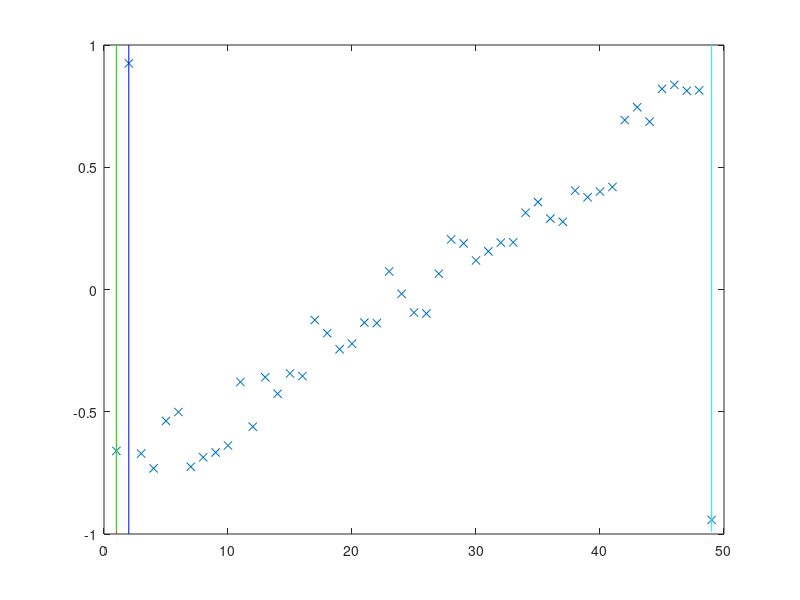
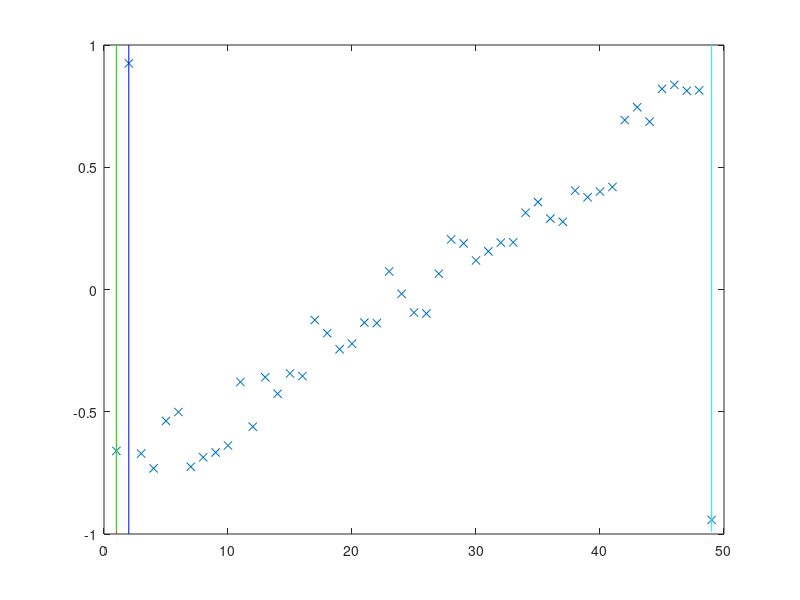
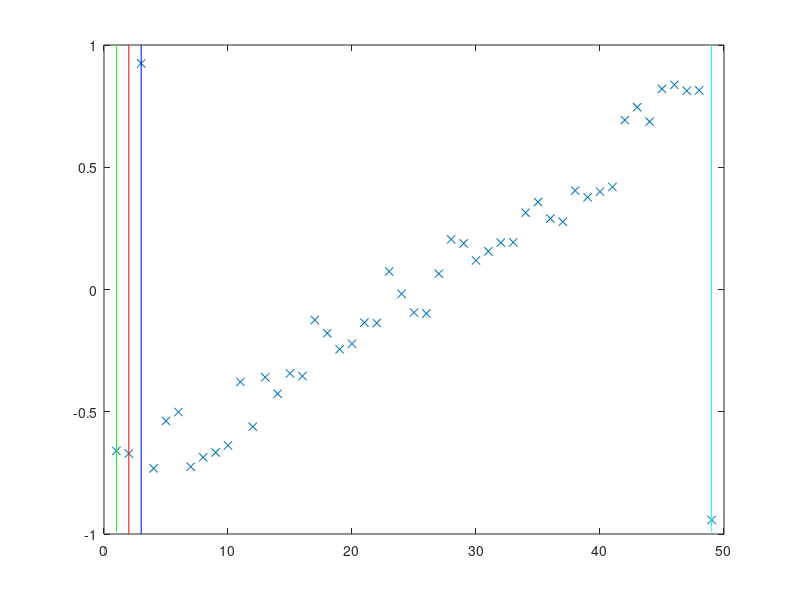
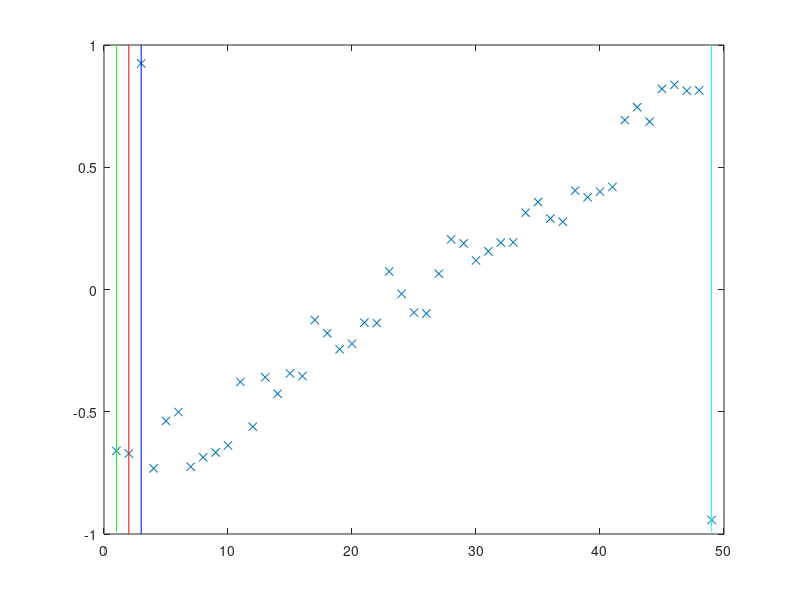

Write the MATLAB code that produced these figures, in order.
function RC_CocktailSortVerbose                         % Numerical Renaissance Codebase 1.0
n=49; n1=25; D=0.85*([1:n]'-n1)/n1+0.15*(2*rand(n,1)-1); D([1 n])=D([n 1]);
n=size(D,1); speed=1000; frame=1000;  l=1; r=n; figure(1); clf;
while r>l
  b=l; for i=l:r-1,
	  if D(i,1)>D(i+1,1), D(i:i+1,:)=[D(i+1,:); D(i,:)]; b=i; end
      plot(D(:,1),'x'); axis([0 n+1 -1 1]); hold on;
	  plot([i i],[-1 1],'r-',[i+1 i+1],[-1 1],'b-');
	  plot([l l],[-0.99 1],'g-',[r r],[-0.99 1],'c-'); hold off;
      fn=['CSt/f' num2str(frame) '.tiff']; print('-dtiff','-r100',fn);
      fn=['CSe/f' num2str(frame) '.eps'];  print('-depsc',fn);   frame=frame+1; 
	  pause(1/speed);  
  end; r=b;
  if r<=l, break; end
  a=r; for i=r-1:-1:l,
      if D(i,1)>D(i+1,1), D(i:i+1,:)=[D(i+1,:); D(i,:)]; a=i; end
      plot(D(:,1),'x'); axis([0 n+1 -1 1]); hold on;
	  plot([i i],[-1 1],'r-',[i+1 i+1],[-1 1],'b-');
	  plot([l l],[-0.99 1],'g-',[r r],[-0.99 1],'c-'); hold off;
      fn=['CSt/f' num2str(frame) '.tiff']; print('-dtiff','-r100',fn);
      fn=['CSe/f' num2str(frame) '.eps'];  print('-depsc',fn);   frame=frame+1; 
	  pause(1/speed);  
  end; l=a+1;
end
end % function RC_CocktailSortVerbose
